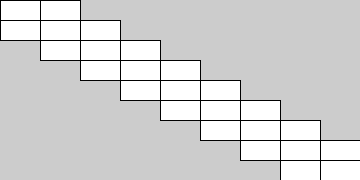
Frame 1 (no input)
Frame 60 (the mouse pressed at the canvas centre just before this capture): identical to frame 1, image omitted
Frame 120 (the mouse held since frame 60 and released just before this capture): identical to frame 1, image omitted

The Processing sketch that drew this single still picture (run headless with seeded random() and noise(); from frame 60 on, the mouse is pressed at the canvas centre):

// Processing sketch: sketch_3_c
// ── sketch_3_c.pde
void setup() {
  size(360, 180);
}

void draw() {
  for (int n = 0; n < height;n += 20) {
    rect(n*2-40, n, 40, 20);
    rect(n*2, n, 40, 20);
    rect(n*2+40, n, 40, 20);
  }
}
